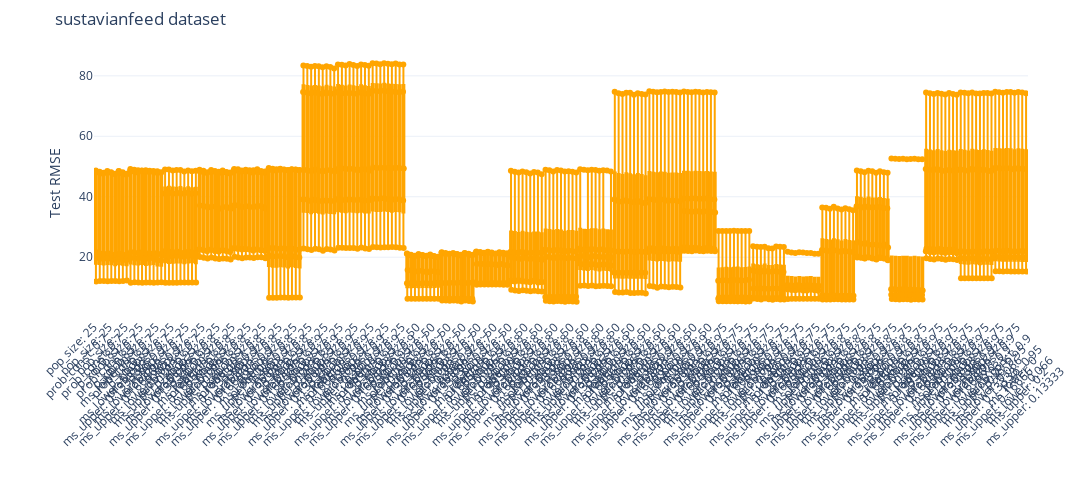

Notebook source saved alongside this figure:
### Markdown cell above
### By Fold, Test Fitness

### Code cell
rmse_by_config = defaultdict(list)

for split in results:
    rmse_train = []
    rmse_test = []
    
    for result in split:
        key = ''
        for k, v in result['dynamic_params'].items():
            key += k+': '+str(v)+' <br /> '
        rmse_by_config[key].append(result['rmse_test'])

fig = go.Figure()
for config, rmse_values in rmse_by_config.items():
    fig.add_trace(go.Box(
        y=rmse_values,
        boxpoints='all',
        jitter=0.5,
        pointpos=0,
        line=dict(color='orange'),
        name=config
    ))

fig.update_layout(
    title= solver_params['dataset_name'] +' dataset',
    xaxis_title='',
    yaxis_title='Test RMSE',
    height=500, width=25000,
    xaxis_tickangle=-45,
    yaxis_range=[0,None],
    margin=dict(l=50, r=50, t=50, b=20),
    showlegend=False,
    template='plotly_white'
)

fig.show()
